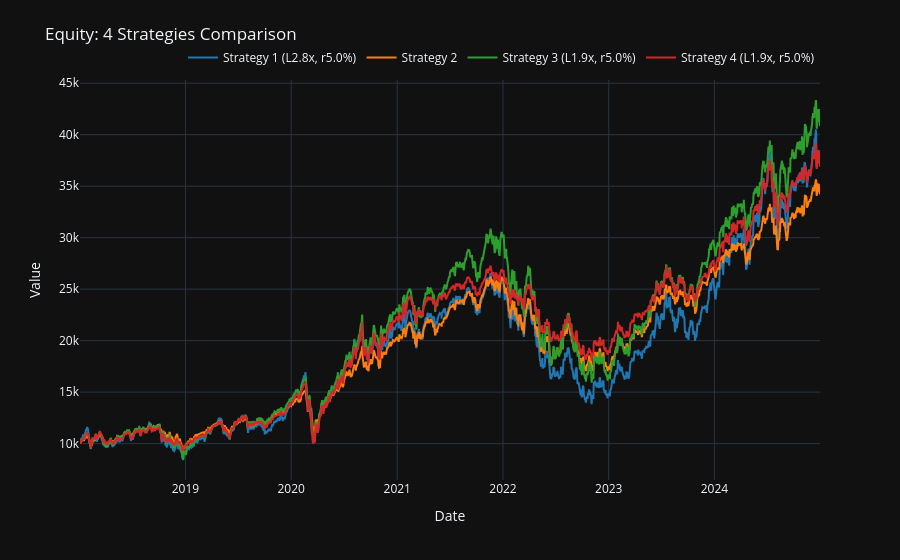

Notebook code cell kept with this figure:
### Code cell
plot_strategy_comparison_interactive(
    result_vix_regime,
    result_qqq_only,
    schedule_result,
    result_vix_freezing,
    leverages=[
        2.8,
        1,
        1.9,
        1.9,
    ],
     yearly_loan_rates=0.05,
)

### Figure 1 — Plotly figure (JSON) as saved in the notebook; plotly's stock layout.template omitted (floating-point values rounded to 4 significant figures; data arrays with more than 128 entries replaced by an {"elided": "..."} marker saying what was removed)
{"data": [{"hovertemplate": "Date: %{x|%Y-%m-%d}<br>Strategy 1 (L2.8x, r5.0%): %{y:,.2f}<extra></extra>", "line": {"color": "#1f77b4", "width": 2}, "mode": "lines", "name": "Strategy 1 (L2.8x, r5.0%)", "x": {"elided": "1760 str values"}, "y": {"elided": "1760 float values"}, "type": "scatter"}, {"hovertemplate": "Date: %{x|%Y-%m-%d}<br>Strategy 2: %{y:,.2f}<extra></extra>", "line": {"color": "#ff7f0e", "width": 2}, "mode": "lines", "name": "Strategy 2", "x": {"elided": "1760 str values"}, "y": {"elided": "1760 float values"}, "type": "scatter"}, {"hovertemplate": "Date: %{x|%Y-%m-%d}<br>Strategy 3 (L1.9x, r5.0%): %{y:,.2f}<extra></extra>", "line": {"color": "#2ca02c", "width": 2}, "mode": "lines", "name": "Strategy 3 (L1.9x, r5.0%)", "x": {"elided": "1760 str values"}, "y": {"elided": "1760 float values"}, "type": "scatter"}, {"hovertemplate": "Date: %{x|%Y-%m-%d}<br>Strategy 4 (L1.9x, r5.0%): %{y:,.2f}<extra></extra>", "line": {"color": "#d62728", "width": 2}, "mode": "lines", "name": "Strategy 4 (L1.9x, r5.0%)", "x": {"elided": "1760 str values"}, "y": {"elided": "1760 float values"}, "type": "scatter"}], "layout": {"legend": {"orientation": "h", "yanchor": "bottom", "y": 1.02, "xanchor": "right", "x": 1}, "margin": {"t": 80}, "title": {"text": "Equity: 4 Strategies Comparison"}, "xaxis": {"title": {"text": "Date"}}, "yaxis": {"title": {"text": "Value"}}, "hovermode": "closest"}}
